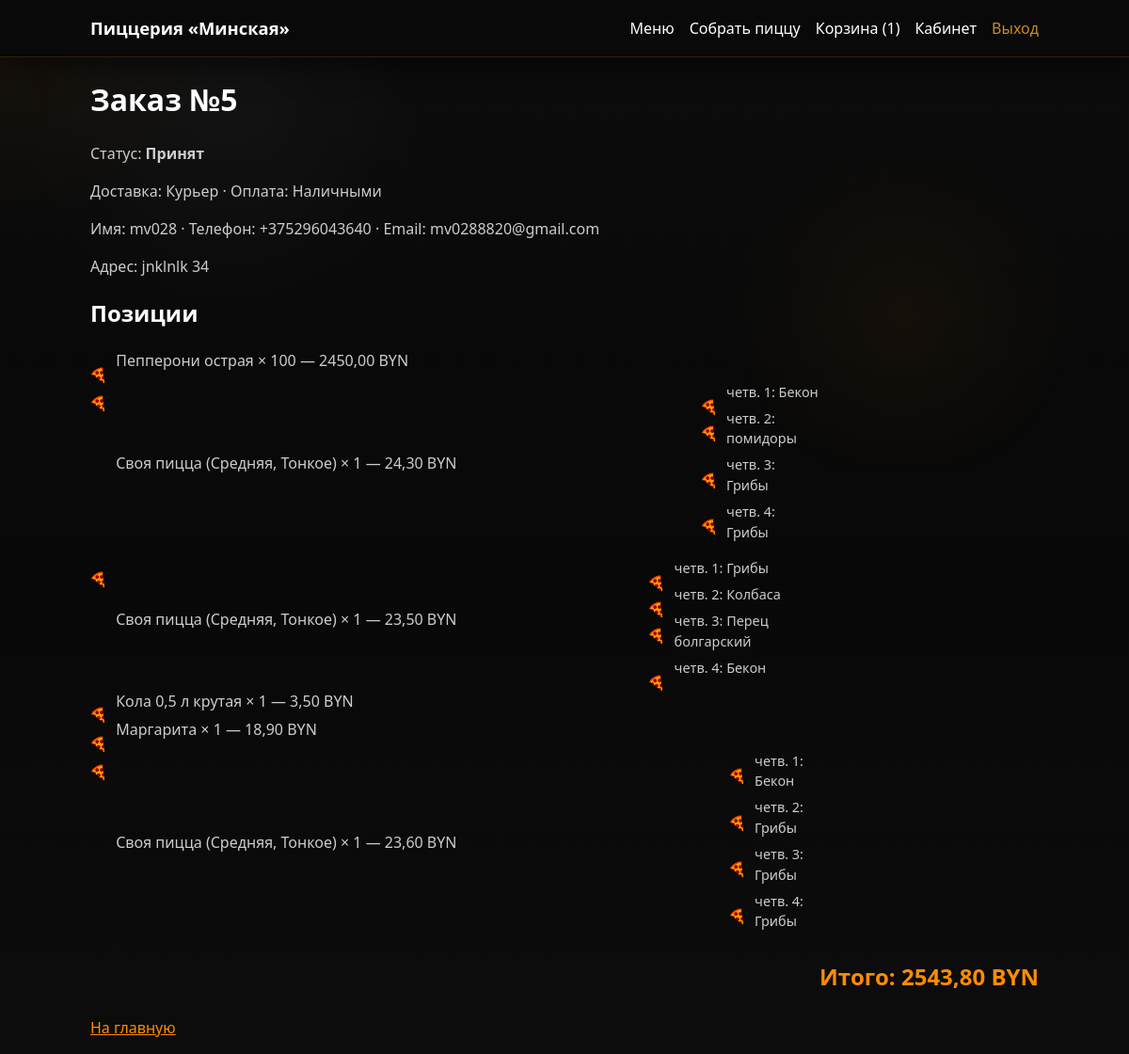
The app's page /orders/5/ (signed in) with its own data.
### shop/models.py (models this page shows, shortened)
class Order(models.Model):
    class Status(models.TextChoices):
        ACCEPTED = "accepted", "Принят"
        COOKING = "cooking", "Готовится"
        DELIVERING = "delivering", "В доставке"
        DELIVERED = "delivered", "Доставлен"
        CANCELLED = "cancelled", "Отменён"
    class DeliveryType(models.TextChoices):
        COURIER = "courier", "Курьер"
        PICKUP = "pickup", "Самовывоз"
    class PaymentType(models.TextChoices):
        ONLINE = "online", "Онлайн"
        CASH = "cash", "Наличными"
        CARD = "card", "Картой при получении"
    user = models.ForeignKey(
        settings.AUTH_USER_MODEL, on_delete=models.SET_NULL, null=True, blank=True, related_name="orders"
    )
    status = models.CharField(
        "Статус заказа", max_length=20, choices=Status.choices, default=Status.ACCEPTED
    )
    delivery_type = models.CharField("Доставка", max_length=16, choices=DeliveryType.choices)
    payment_type = models.CharField("Оплата", max_length=16, choices=PaymentType.choices)
    customer_name = models.CharField("Имя", max_length=120)
    phone = models.CharField("Телефон", max_length=20)
    email = models.EmailField("Email", blank=True)
    address = models.CharField("Адрес", max_length=255, blank=True)
    comment = models.TextField("Комментарий", blank=True)
    total = models.DecimalField("Сумма (BYN)", max_digits=10, decimal_places=2)
    estimated_delivery_at = models.DateTimeField("Ориентировочное время доставки", null=True, blank=True)
    created_at = models.DateTimeField(auto_now_add=True)
    updated_at = models.DateTimeField(auto_now=True)
    class Meta:
        verbose_name = "Заказ"
        verbose_name_plural = "Заказы"
        ordering = ["-created_at"]

class OrderItem(models.Model):
    order = models.ForeignKey(Order, on_delete=models.CASCADE, related_name="items")
    product = models.ForeignKey(Product, on_delete=models.SET_NULL, null=True, blank=True)
    custom_pizza = models.OneToOneField(
        CustomPizza, on_delete=models.SET_NULL, null=True, blank=True, related_name="order_item"
    )
    title = models.CharField("Название позиции", max_length=200)
    quantity = models.PositiveIntegerField(default=1)
    unit_price = models.DecimalField(max_digits=10, decimal_places=2)
    line_total = models.DecimalField(max_digits=10, decimal_places=2)
    class Meta:
        verbose_name = "Позиция заказа"
        verbose_name_plural = "Позиции заказов"

class CustomPizzaTopping(models.Model):
    pizza = models.ForeignKey(CustomPizza, on_delete=models.CASCADE, related_name="toppings")
    quarter = models.PositiveSmallIntegerField(
        "Четверть (1–4)", validators=[MinValueValidator(1), MaxValueValidator(4)]
    )
    ingredient = models.ForeignKey(Ingredient, on_delete=models.PROTECT)
    class Meta:
        verbose_name = "Топпинг на четверти"
        verbose_name_plural = "Топпинги"
        constraints = [
            models.UniqueConstraint(fields=["pizza", "quarter", "ingredient"], name="uniq_quarter_ingredient")
        ]

class Ingredient(models.Model):
    name = models.CharField("Название", max_length=128)
    slug = models.SlugField(unique=True)
    price_extra = models.DecimalField(
        "Доплата в конструкторе (BYN)", max_digits=8, decimal_places=2, default=Decimal("1.50")
    )
    image = models.ImageField("Картинка для куска", upload_to="ingredients/", blank=True)
    class Meta:
        verbose_name = "Ингредиент"
        verbose_name_plural = "Ингредиенты"
        ordering = ["name"]

### shop/views.py (the view)
# urls.py: path("orders/<int:pk>/", views.order_detail, name="order_detail"),
def order_detail(request, pk):
    order = get_object_or_404(Order, pk=pk)
    allowed = False
    if request.user.is_authenticated:
        allowed = order.user_id == request.user.id or request.user.is_staff
    elif request.session.get("last_order_id") == order.pk:
        allowed = True
    if not allowed:
        raise Http404()
    return render(request, "shop/order_detail.html", {"order": order})

### shop/context_processors.py (called while the page is built)
def cart_summary(request):
    cart = get_cart(request)
    return {"cart_count": cart.items_count(), "cart_total": cart.total()}

### shop/models.py (called while the page is built)
    def total(self) -> Decimal:
        agg = self.items.aggregate(s=Sum("line_total"))
        return agg["s"] or Decimal("0")

    def items_count(self) -> int:
        return self.items.aggregate(s=Sum("quantity"))["s"] or 0

### shop/utils.py (called while the page is built)
def get_cart(request):
    if request.user.is_authenticated:
        cart, _ = Cart.objects.get_or_create(user=request.user, defaults={"session_key": ""})
        return cart
    key = _session_key(request)
    cart, _ = Cart.objects.get_or_create(user=None, session_key=key, defaults={})
    return cart

### templates/shop/order_detail.html (shortened to what this page needs)
{% extends "base.html" %}
{% block content %}
<h1>Заказ №{{ order.id }}</h1>
<p>Статус: <strong>{{ order.get_status_display }}</strong></p>
<p>Доставка: {{ order.get_delivery_type_display }} · Оплата: {{ order.get_payment_type_display }}</p>
<p>Имя: {{ order.customer_name }} · Телефон: {{ order.phone }}{% if order.email %} · Email: {{ order.email }}{% endif %}</p>
{% if order.address %}<p>Адрес: {{ order.address }}</p>{% endif %}
<h2>Позиции</h2>
<ul class="pizza-bullets">
  {% for line in order.items.all %}
    <li>
      {{ line.title }} × {{ line.quantity }} — {{ line.line_total|floatformat:2 }} BYN
      {% if line.custom_pizza %}
        <ul class="mini-list">
          {% for t in line.custom_pizza.toppings.all %}
            <li>четв. {{ t.quarter }}: {{ t.ingredient.name }}</li>
          {% endfor %}
        </ul>
      {% endif %}
    </li>
  {% endfor %}
</ul>
<p class="total-line">Итого: <strong>{{ order.total|floatformat:2 }} BYN</strong></p>
<p><a href="{% url 'shop:home' %}">На главную</a></p>
{% endblock %}

### shop/static/shop/css/main.css (style rules this page uses)
:root { --olive: #7a8f4a; --green-dark: #2c4034; --beige: #f0e8dc; --burgundy: #5a2630; --cream: #faf7f2; --gray-slice: #c4c4c4; --text: #2a2520; }
* { box-sizing: border-box; }
body { margin: 0; font-family: "Segoe UI", Tahoma, Arial, sans-serif; background: var(--cream); color: var(--text); line-height: 1.5; background-image: url('./img/bg_listwa.png'); background-size: cover; background-repeat: no-repeat; background-attachment: fixed; background-position: center; }
a { color: var(--burgundy); }
.total-line { font-size: 1.1rem; }
.mini-list { list-style: none; margin: 0.25rem 0 0; padding-left: 0; font-size: 0.9rem; }
.mini-list li { position: relative; padding-left: 1.4rem; margin-bottom: 0.25rem; }
.mini-list li::before { content: ""; position: absolute; left: 0; top: 0.1rem; width: 14px; height: 14px; background-image: url("./img/pizza-bullet.png"); background-repeat: no-repeat; background-size: 14px 14px; }
.pizza-bullets { list-style: none; padding-left: 0; }
.pizza-bullets li { position: relative; padding-left: 1.7rem; margin-bottom: 0.4rem; display: flex; width: 80%; justify-content: space-between; align-items: center; }
.pizza-bullets li::before { content: ""; position: absolute; left: 0; top: 1.15rem; width: 18px; height: 18px; background-image: url("./img/pizza-bullet.png"); background-repeat: no-repeat; background-size: 18px 18px; }
:root { --bg-page: #0A0A0A; --bg-surface: #1A1A1A; --bg-surface-2: #222222; --text-main: #FFFFFF; --text-muted: #CCCCCC; --accent: #FF8C00; --accent-dark: #CC5500; --success: #2E7D32; --success-strong: #388E3C; --neutral: #444444; --border-glow: rgba(255, 140, 0, 0.35); }
body { background: radial-gradient(circle at top left, rgba(255, 140, 0, 0.06), transparent 15%), linear-gradient(180deg, #0A0A0A 0%, #090909 55%, #0F0F0F 100%); color: var(--text-main); min-height: 100vh; background-attachment: fixed; }
body::before { content: ""; position: fixed; inset: 0; pointer-events: none; background-image: radial-gradient(circle at 20% 10%, rgba(255, 255, 255, 0.04), transparent 16%), radial-gradient(circle at 80% 30%, rgba(255, 140, 0, 0.06), transparent 15%), linear-gradient(180deg, rgba(255,255,255,0.02), transparent 50%, rgba(0,0,0,0.2)); opacity: 0.75; z-index: -1; }
a { color: var(--accent); }
h1, h2, h3, h4, h5 { color: var(--text-main); }
p, label, select, input, textarea, th, td, li { color: var(--text-muted); }
.total-line { font-size: 1.5rem; color: var(--accent); font-weight: 800; text-align: right; }

### records on screen
Order: id "5", status "Принят", delivery_type "Курьер", payment_type "Наличными", customer_name "mv028", phone "+375296043640", email "mv0288820@gmail.com", address "jnklnlk 34", total "2543,80"
OrderItem: title "Пепперони острая", quantity "100", line_total "2450,00"
OrderItem: title "Своя пицца (Средняя, Тонкое)", quantity "1", line_total "24,30"
CustomPizzaTopping: quarter "1", ingredient.name "Бекон"
CustomPizzaTopping: quarter "2", ingredient.name "помидоры"
CustomPizzaTopping: quarter "3", ingredient.name "Грибы"
CustomPizzaTopping: quarter "4", ingredient.name "Грибы"
OrderItem: title "Своя пицца (Средняя, Тонкое)", quantity "1", line_total "23,50"
CustomPizzaTopping: quarter "1", ingredient.name "Грибы"
CustomPizzaTopping: quarter "2", ingredient.name "Колбаса"
CustomPizzaTopping: quarter "3", ingredient.name "Перец болгарский"
CustomPizzaTopping: quarter "4", ingredient.name "Бекон"
OrderItem: title "Кола 0,5 л крутая", quantity "1", line_total "3,50"
OrderItem: title "Маргарита", quantity "1", line_total "18,90"
OrderItem: title "Своя пицца (Средняя, Тонкое)", quantity "1", line_total "23,60"
CustomPizzaTopping: quarter "1", ingredient.name "Бекон"
CustomPizzaTopping: quarter "2", ingredient.name "Грибы"
CustomPizzaTopping: quarter "3", ingredient.name "Грибы"
CustomPizzaTopping: quarter "4", ingredient.name "Грибы"

### other values on screen
{{ cart_count }} "1"
